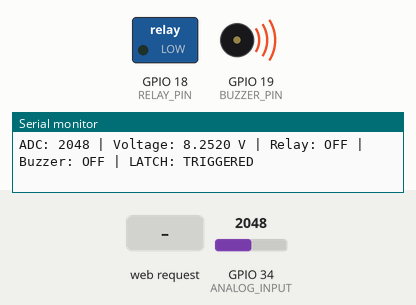
Simulated run of this sketch. Board: ESP32. Parts: switched loads named in the sketch (green lamp = pin HIGH), buzzer (waves = sounding), the last lines printed to the serial monitor. The inputs (shaded band) are chosen by the test bench; at power-on: GPIO 34 (ANALOG_INPUT) = 2048 (analog values on the 0–4095 scale).

Above: at 0.86 s.
1.3 s: HTTP request GET /reset received
At 3.04 s:
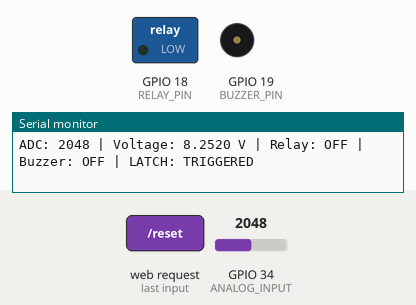
Timing chart, 0 to 10.3 s (numbered marks = the images above; inputs shaded):
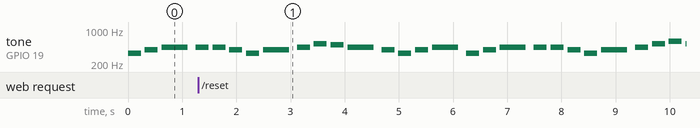

Measured:
- by itself, tone on GPIO 19 (BUZZER_PIN): plays 440 Hz for 0.24 s, 392 Hz for 0.24 s, 329 Hz for 0.24 s, 392 Hz for 0.48 s, 440 Hz for 0.24 s, 523 Hz for 0.24 s … (24 notes in this stretch)

The sketch:

main_sketch.ino
```cpp
#include <Arduino.h>
#include <WiFi.h>
#include <WebServer.h>

// ===============================
// Notes Definitions
// ===============================
#define a3f 208
#define b3f 233
#define b3 247
#define c4 261
#define c4s 277
#define d4 294
#define e4f 311
#define e4 329
#define f4 349
#define g4 392
#define a4f 415
#define a4 440
#define b4f 466
#define b4 493
#define c5 523
#define c5s 554
#define d5 587
#define e5f 622
#define e5 659
#define f5 698
#define f5s 740
#define a5f 831
#define rest 0

// ===============================
// Global Variables & Mutex
// ===============================
SemaphoreHandle_t xMutex;

// Voltmeter Data
float vout = 0.0;
float vin  = 0.0;
int adcValue = 0;
bool overVoltageDetected = false;

// Pins & Config
const int ANALOG_INPUT = 34;
const int RELAY_PIN = 18;
const int BUZZER_PIN = 19;
const float R1 = 30000.0;
const float R2 = 7500.0;
const float VOLTAGE_THRESHOLD = 5.0;

// Music Config
int beatlength = 120;
float beatseparationconstant = 0.3;

// WiFi & Web Server Config
const char *ssid = "ESP32-Voltmeter";
const char *password = "12345678";
WebServer server(80);

// ===============================
// Song Data
// ===============================
int telolet_melody[] = {
  e4, g4, a4, a4,
  a4, g4, e4, g4,
  a4, c5, b4, a4,
  g4, e4, g4, a4,

  e4, g4, a4, a4,
  a4, g4, e4, g4,
  a4, c5, d5, c5,
  b4, a4, g4, rest
};

int telolet_rhythm[] = {
  2,2,4,2,
  2,2,2,4,
  2,2,2,4,
  2,2,2,4,

  2,2,4,2,
  2,2,2,4,
  2,2,2,4,
  2,4,6,4
};

// ===============================
// Web Page (HTML + JS)
// ===============================
const char index_html[] PROGMEM = R"rawliteral(
<!DOCTYPE HTML><html>
<head>
  <meta name="viewport" content="width=device-width, initial-scale=1">
  <title>ESP32 Voltmeter</title>
  <style>
    body { font-family: Arial; text-align: center; background-color: #121212; color: #ffffff; }
    h2 { color: #03dac6; }
    .card { background-color: #1e1e1e; max-width: 400px; margin: 0 auto; padding: 20px; border-radius: 10px; box-shadow: 0 4px 8px 0 rgba(0,0,0,0.2); }
    .value { font-size: 3rem; font-weight: bold; color: #bb86fc; }
    .unit { font-size: 1.5rem; color: #aaa; }
    .status-ok { color: #03dac6; font-weight: bold; }
    .status-err { color: #cf6679; font-weight: bold; }
    button { background-color: #03dac6; color: black; border: none; padding: 15px 32px; text-align: center; font-size: 16px; margin: 20px 0; cursor: pointer; border-radius: 5px; }
    button:active { background-color: #018786; }
  </style>
</head>
<body>
  <h2>ESP32 RTOS Monitor</h2>
  <div class="card">
    <p>Input Voltage</p>
    <div class="value"><span id="volt">--</span> <span class="unit">V</span></div>
    <p>Status: <span id="status">Checking...</span></p>
    <p>Relay: <span id="relay">--</span></p>
    <button onclick="resetLatch()">RESET LATCH</button>
  </div>
<script>
setInterval(function() {
  fetch('/data').then(response => response.json()).then(data => {
    document.getElementById('volt').innerText = data.voltage.toFixed(2);
    document.getElementById('relay').innerText = data.relay;

    let statusSpan = document.getElementById('status');
    if(data.latch) {
      statusSpan.innerText = "OVERVOLTAGE DETECTED!";
      statusSpan.className = "status-err";
    } else {
      statusSpan.innerText = "Normal";
      statusSpan.className = "status-ok";
    }
  });
}, 1000);

function resetLatch() {
  fetch('/reset').then(response => { console.log("Reset Sent"); });
}
</script>
</body>
</html>
)rawliteral";

// ===============================
// Helper Functions
// ===============================

// Play Note (Adapted for RTOS)
void playNote(int freq, int duration) {
  if (freq > 0) {
    ledcWriteTone(BUZZER_PIN, freq);
  } else {
    ledcWriteTone(BUZZER_PIN, 0);
  }

  // Use vTaskDelay instead of delay to allow other tasks to run
  vTaskDelay(pdMS_TO_TICKS(duration));

  ledcWriteTone(BUZZER_PIN, 0);
  vTaskDelay(pdMS_TO_TICKS(duration * beatseparationconstant));
}

// Play Song (Adapted for RTOS)
void playSong(int *melody, int *rhythm, int length) {
  for (int i = 0; i < length; i++) {
    // Check if we still need to play inside the loop
    // If user hit Reset on Web, stop playing early!
    bool shouldStop = false;
    xSemaphoreTake(xMutex, portMAX_DELAY);
    if (!overVoltageDetected) shouldStop = true;
    xSemaphoreGive(xMutex);

    if (shouldStop) break;

    playNote(melody[i], rhythm[i] * beatlength);
  }
}

// ===============================
// Web Server Handlers
// ===============================
void handleRoot() {
  server.send(200, "text/html", index_html);
}

void handleData() {
  float currentVin;
  bool currentLatch;
  int currentRelay;

  xSemaphoreTake(xMutex, portMAX_DELAY);
  currentVin = vin;
  currentLatch = overVoltageDetected;
  xSemaphoreGive(xMutex);
  currentRelay = digitalRead(RELAY_PIN);

  String json = "{";
  json += "\"voltage\":" + String(currentVin);
  json += ", \"latch\":" + String(currentLatch ? "true" : "false");
  json += ", \"relay\":\"" + String(currentRelay ? "ON" : "OFF") + "\"";
  json += "}";

  server.send(200, "application/json", json);
}

void handleReset() {
  xSemaphoreTake(xMutex, portMAX_DELAY);
  overVoltageDetected = false; // Clear the latch
  digitalWrite(RELAY_PIN, HIGH); // Turn Relay back ON
  xSemaphoreGive(xMutex);

  server.send(200, "text/plain", "OK");
  Serial.println("System Reset via Web Interface");
}

// ===============================
// RTOS Tasks
// ===============================

// Task 1: Voltage Monitoring & Relay Control
void TaskMonitor(void *pvParameters) {
  (void) pvParameters;

  for (;;) {
    int localAdc = analogRead(ANALOG_INPUT);
    float localVout = (localAdc * 3.3) / 4095.0;
    float localVin = localVout * ((R1 + R2) / R2);

    // Protect global variable updates
    xSemaphoreTake(xMutex, portMAX_DELAY);
    adcValue = localAdc;
    vin = localVin;

    // Check Threshold
    if (vin > VOLTAGE_THRESHOLD && !overVoltageDetected) {
      overVoltageDetected = true;     // Latch the fault
      digitalWrite(RELAY_PIN, LOW);   // Force relay OFF immediately
    }
    xSemaphoreGive(xMutex);

    // Run this check frequently (e.g., every 50ms)
    vTaskDelay(pdMS_TO_TICKS(50));
  }
}

// Task 2: Alarm / Music Player
void TaskAlarm(void *pvParameters) {
  (void) pvParameters;

  for (;;) {
    bool localLatchedState = false;

    // Read state safely
    xSemaphoreTake(xMutex, portMAX_DELAY);
    localLatchedState = overVoltageDetected;
    xSemaphoreGive(xMutex);

    if (localLatchedState) {
      // Ensure relay is off (redundancy)
      digitalWrite(RELAY_PIN, LOW);

      // Play Song
      playSong(
        telolet_melody,
        telolet_rhythm,
        sizeof(telolet_melody) / sizeof(int)
      );
    } else {
      // If no alarm, just wait a bit
      vTaskDelay(pdMS_TO_TICKS(200));
    }
  }
}

// Task 3: Serial Telemetry
void TaskTelemetry(void *pvParameters) {
  (void) pvParameters;

  for (;;) {
    int printAdc;
    float printVin;
    bool printLatch;
    int printRelayState;
    int printBuzzerState;

    xSemaphoreTake(xMutex, portMAX_DELAY);
    printAdc = adcValue;
    printVin = vin;
    printLatch = overVoltageDetected;
    xSemaphoreGive(xMutex);

    printRelayState = digitalRead(RELAY_PIN);
    printBuzzerState = digitalRead(BUZZER_PIN);

    Serial.print("ADC: ");
    Serial.print(printAdc);
    Serial.print(" | Voltage: ");
    Serial.print(printVin, 4);
    Serial.print(" V | Relay: ");
    Serial.print(printRelayState ? "ON" : "OFF");
    Serial.print(" | Buzzer: ");
    Serial.print(printBuzzerState ? "ON" : "OFF");
    Serial.print(" | LATCH: ");
    Serial.println(printLatch ? "TRIGGERED" : "NORMAL");

    vTaskDelay(pdMS_TO_TICKS(500));
  }
}

// Task 4: Web Server Handler
void TaskWeb(void *pvParameters) {
  (void) pvParameters;

  for(;;) {
    server.handleClient();
    // Small delay to prevent Watchdog trigger and allow idle task
    vTaskDelay(pdMS_TO_TICKS(10));
  }
}

// ===============================
// Setup
// ===============================

void setup() {
  Serial.begin(115200);

  // Create Mutex
  xMutex = xSemaphoreCreateMutex();

  // Hardware Setup
  analogReadResolution(12);
  analogSetAttenuation(ADC_11db);
  pinMode(RELAY_PIN, OUTPUT);
  pinMode(BUZZER_PIN, OUTPUT);

  // ESP32 Arduino Core v3.0+ syntax
  ledcAttach(BUZZER_PIN, 2000, 10);

  // Initial State
  digitalWrite(RELAY_PIN, HIGH);   // Relay ON initially
  digitalWrite(BUZZER_PIN, LOW);   // Buzzer OFF

  Serial.println("Setting up WiFi AP...");

  // WiFi Access Point Setup
  WiFi.softAP(ssid, password);
  IPAddress IP = WiFi.softAPIP();
  Serial.print("AP IP address: ");
  Serial.println(IP);

  // Web Server Routes
  server.on("/", handleRoot);
  server.on("/data", handleData);
  server.on("/reset", handleReset);
  server.begin();
  Serial.println("HTTP server started");

  // Create Tasks
  xTaskCreate(TaskMonitor, "Monitor", 2048, NULL, 3, NULL);   // Priority 3 (Highest)
  xTaskCreate(TaskAlarm,   "Alarm",   4096, NULL, 2, NULL);   // Priority 2
  xTaskCreate(TaskTelemetry,"Serial", 2048, NULL, 1, NULL);   // Priority 1
  xTaskCreate(TaskWeb,     "Web",     4096, NULL, 1, NULL);   // Priority 1
}

void loop() {
  vTaskDelete(NULL);
}
```
